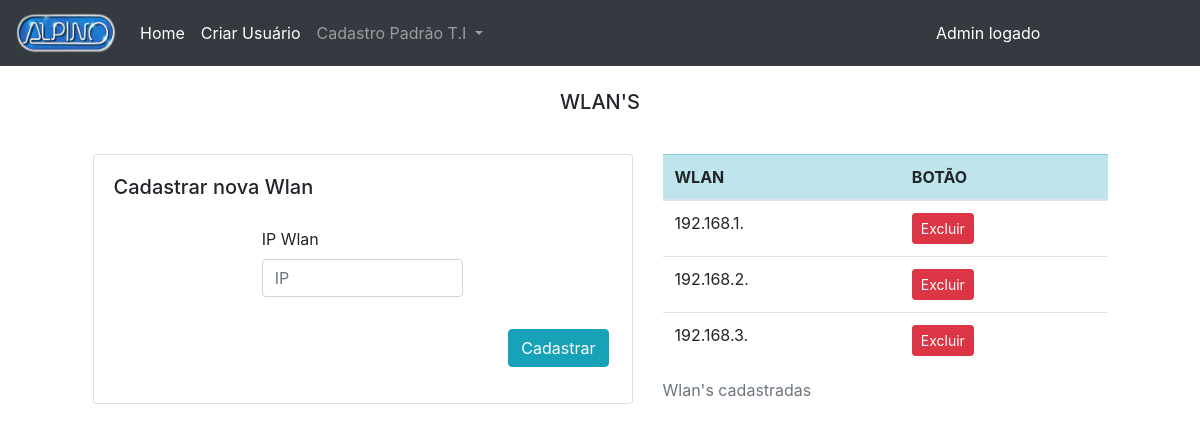
/public/pags/admin/registerStandard/registerWlan.php, run on an earlier commit of the app's database.
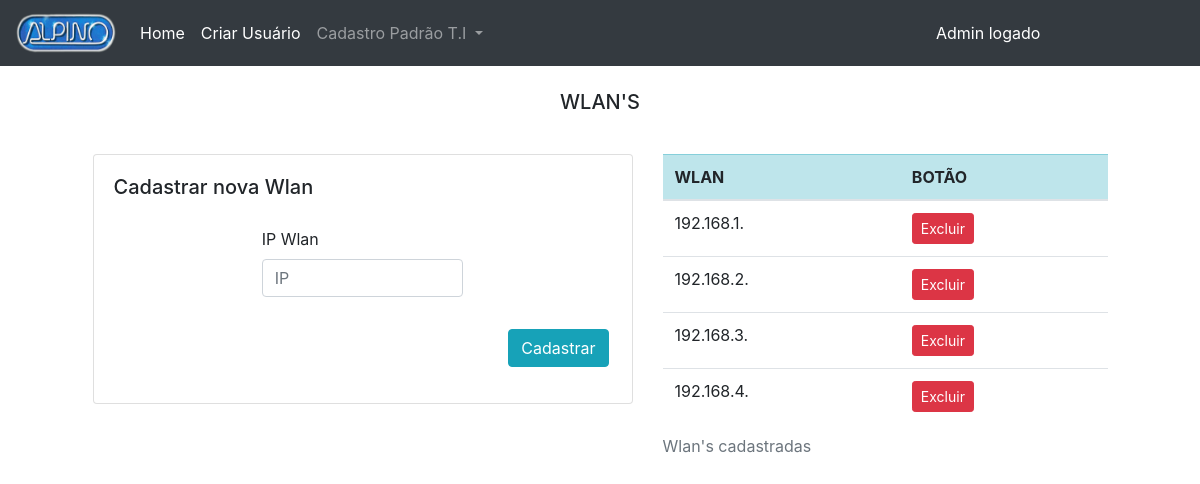
And on a later commit of the database.
### tables this page shows
CREATE TABLE `wlan` (
  `id` int(10) UNSIGNED NOT NULL,
  `wlan` varchar(45) NOT NULL
);

### public/pags/admin/registerStandard/registerWlan.php (the view, shortened to what this page needs)
<?php
    include_once("../../../../src/config/conexaodb.php");
    $coleta = mysqli_query($conn, "SELECT * FROM wlan order by wlan asc");
?>
<html lang="pt-br">
<head>
    <link rel="stylesheet" href="../../../../node_modules/bootstrap/dist/css/bootstrap.css">
</head>
<body>
    <?php
        include_once '../include/nav_register.php';
    ?>
    <div class="container">
        <div class="row">
            <div class="col">
                <div class="py-3 text-center">
                    <h5 class="display-5 m-2">WLAN'S</h5>
                </div>
            </div>
        </div>
        <div class="row justify-content-center">
            <div class="col-md-6">
                <div class="py-3">
                    <div class="card">
                        <div class="card-body">
                            <h5 class="card-title">Cadastrar nova Wlan</h5>
                            <div class="row">
                                <div class="col">
                                    <form action="../../../../src/db/admin/wlan/insert.php" method="POST">
                                        <div class="form-row justify-content-center">
                                            <div class="form-group col-md-5">
                                                <label for="inputWlan" class="pt-3">IP Wlan</label>
                                                <input type="text" name="inputWlan" class="form-control" placeholder="IP">
                                            </div>
                                        </div>
                                        <div class="pt-3">
                                            <div class="form-row justify-content-end">
                                                <button type="submit" class="btn btn-info mr-2">Cadastrar</button>
                                            </div>
                                        </div>
                                    </form>
                                </div>
                            </div>
                        </div>
                    </div>
                </div>
            </div>
            <div class="col-md-5">
                <div class="py-3">
                    <table class="table">
                        <caption>Wlan's cadastradas</caption>
                        <thead>
                            <tr class="table-info">
                                <th scope="col">WLAN</th>
                                <th scope="col">BOTÃO</th>
                            </tr>
                        </thead>
                        <tbody>
                            <?php while($linha = mysqli_fetch_assoc($coleta)) { ?>
                            <tr>
                               <td>
                                    <?php echo $linha['wlan']; ?>
                               </td>
                               <td>
                                    <a href="../../../../src/db/admin/wlan/delete.php?id=<?php echo $linha['id']; ?>">
                                        <button type="button" class="btn btn-danger btn-sm">Excluir</button>
                                    </a>
                               </td>
                            </tr>
                            <?php } ?>
                        </tbody>
                    </table>
                </div>
            </div>
        </div>
    </div>
</body>
</html>

### public/pags/admin/include/nav_register.php (shortened to what this page needs)
<nav class="navbar navbar-expand-lg  navbar-dark bg-dark">
        <a class="navbar-brand" href="#">
            <img src="../../../assets/img/logo.png" width="100" height="40" alt="Alpino">
        </a>
        <div class="collapse navbar-collapse" id="conteudoNavbarSuportado">
            <ul class="navbar-nav mr-auto">
                <li class="nav-item active">
                    <a class="nav-link" href="../main.php" style="font-size:16px;">Home<span class="sr-only"></span></a>
                </li>
                <li class="nav-item active">
                    <a class="nav-link" href alp-link="./users/registerNewUser.php" alp-destino=".pagina"
                        style="font-size:16px;">Criar Usuário<span class="sr-only"></span></a>
                </li>
                <li class="nav-item dropdown">
                    <a class="nav-link dropdown-toggle" href="#" id="navbarDropdown" role="button"
                        data-toggle="dropdown" aria-haspopup="true" aria-expanded="false" style="font-size:16px;">
                        Cadastro Padrão T.I
                    </a>
                </li>
            </ul>
            <ul class="nav justify-content-end">
                <li class="nav-item">
                    <a href="#"><input type="text" class="form-control-plaintext text-white" data-toggle="modal"
                            data-target="#" value="Admin logado"></a>
                </li>
            </ul>
        </div>
    </nav>

What changed in the data, as far as the page shows it:
added wlan: wlan "192.168.4."
